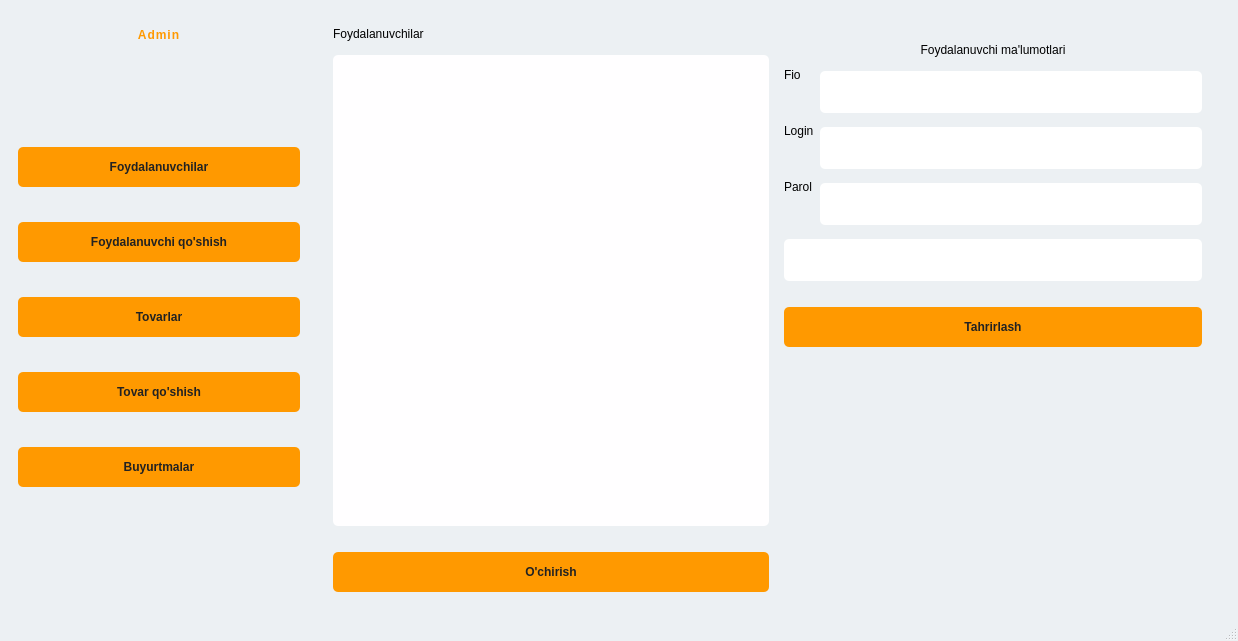
<?xml version="1.0" encoding="UTF-8"?>
<ui version="4.0">
 <class>Admin</class>
 <widget class="QMainWindow" name="Admin">
  <property name="geometry">
   <rect>
    <x>0</x>
    <y>0</y>
    <width>1238</width>
    <height>641</height>
   </rect>
  </property>
  <property name="minimumSize">
   <size>
    <width>900</width>
    <height>500</height>
   </size>
  </property>
  <property name="windowTitle">
   <string>MainWindow</string>
  </property>
  <property name="styleSheet">
   <string notr="true">QMainWindow {
  margin: 0;
  width: 100vw;
  height: 100vh;
  background: #ecf0f3;
  display: flex;
  align-items: center;
  text-align: center;
  justify-content: center;
  place-items: center;
  overflow: hidden;
  font-family: poppins;
}

QFrame {
  position: relative;
  border-radius: 20px;
  box-sizing: border-box;
  background: #ecf0f3;
}
QLabel{
font: 14pt &quot;MS Shell Dlg 2&quot;;
}
QLabel, QLineEdit, #QPushButton {
  display: block;
  width: 100%;
  padding: 0;
  border: none;
  outline: none;
}


QLineEdit,QComboBox { 
text-align: left;
font: 14pt &quot;MS Shell Dlg 2&quot;;
  padding: 5px;
  padding-left: 8px;
  height: 32px;
  border-radius: 5px;
margin-top:8px;
}

QPushButton {
font: 13pt &quot;MS Shell Dlg 2&quot;;
  margin-top: 20px;
  background: #ff9900;
  height: 40px;
  border-radius: 5px;
  font-weight: 600;
color: #222;
}
#label {
font: 16pt &quot;MS Shell Dlg 2&quot;;
  margin-top: 10px;
  font-weight: 900;
  color: #ff9900;
  letter-spacing: 1px;
}


QPushButton:hover {
  background: #333;
color:#ff9900;
}

</string>
  </property>
  <widget class="QWidget" name="centralwidget">
   <layout class="QGridLayout" name="gridLayout">
    <item row="0" column="0">
     <widget class="QFrame" name="frame">
      <property name="minimumSize">
       <size>
        <width>300</width>
        <height>0</height>
       </size>
      </property>
      <property name="maximumSize">
       <size>
        <width>360</width>
        <height>16777215</height>
       </size>
      </property>
      <property name="frameShape">
       <enum>QFrame::StyledPanel</enum>
      </property>
      <property name="frameShadow">
       <enum>QFrame::Raised</enum>
      </property>
      <layout class="QVBoxLayout" name="verticalLayout">
       <property name="spacing">
        <number>15</number>
       </property>
       <item>
        <widget class="QLabel" name="label">
         <property name="text">
          <string>Admin</string>
         </property>
         <property name="alignment">
          <set>Qt::AlignCenter</set>
         </property>
        </widget>
       </item>
       <item>
        <spacer name="verticalSpacer">
         <property name="orientation">
          <enum>Qt::Vertical</enum>
         </property>
         <property name="sizeHint" stdset="0">
          <size>
           <width>20</width>
           <height>70</height>
          </size>
         </property>
        </spacer>
       </item>
       <item>
        <widget class="QPushButton" name="pushButton">
         <property name="text">
          <string>Foydalanuvchilar</string>
         </property>
        </widget>
       </item>
       <item>
        <widget class="QPushButton" name="pushButton_2">
         <property name="text">
          <string>Foydalanuvchi qo'shish</string>
         </property>
        </widget>
       </item>
       <item>
        <widget class="QPushButton" name="pushButton_3">
         <property name="text">
          <string>Tovarlar</string>
         </property>
        </widget>
       </item>
       <item>
        <widget class="QPushButton" name="pushButton_4">
         <property name="text">
          <string>Tovar qo'shish</string>
         </property>
        </widget>
       </item>
       <item>
        <widget class="QPushButton" name="pushButton_5">
         <property name="text">
          <string>Buyurtmalar</string>
         </property>
        </widget>
       </item>
       <item>
        <spacer name="verticalSpacer_5">
         <property name="orientation">
          <enum>Qt::Vertical</enum>
         </property>
         <property name="sizeHint" stdset="0">
          <size>
           <width>20</width>
           <height>40</height>
          </size>
         </property>
        </spacer>
       </item>
       <item>
        <spacer name="verticalSpacer_3">
         <property name="orientation">
          <enum>Qt::Vertical</enum>
         </property>
         <property name="sizeHint" stdset="0">
          <size>
           <width>20</width>
           <height>40</height>
          </size>
         </property>
        </spacer>
       </item>
      </layout>
     </widget>
    </item>
    <item row="0" column="1">
     <widget class="QFrame" name="frame_2">
      <property name="frameShape">
       <enum>QFrame::StyledPanel</enum>
      </property>
      <property name="frameShadow">
       <enum>QFrame::Raised</enum>
      </property>
      <layout class="QGridLayout" name="gridLayout_2">
       <item row="0" column="0">
        <widget class="QStackedWidget" name="stackedWidget">
         <property name="currentIndex">
          <number>0</number>
         </property>
         <widget class="QWidget" name="page">
          <layout class="QGridLayout" name="gridLayout_3">
           <item row="1" column="1" rowspan="2">
            <widget class="QFrame" name="frame_3">
             <property name="frameShape">
              <enum>QFrame::StyledPanel</enum>
             </property>
             <property name="frameShadow">
              <enum>QFrame::Raised</enum>
             </property>
             <layout class="QFormLayout" name="formLayout">
              <item row="1" column="0" colspan="2">
               <widget class="QLabel" name="label_3">
                <property name="text">
                 <string>Foydalanuvchi ma'lumotlari</string>
                </property>
                <property name="alignment">
                 <set>Qt::AlignCenter</set>
                </property>
               </widget>
              </item>
              <item row="2" column="0">
               <widget class="QLabel" name="label_4">
                <property name="text">
                 <string>Fio</string>
                </property>
               </widget>
              </item>
              <item row="2" column="1">
               <widget class="QLineEdit" name="lineEdit"/>
              </item>
              <item row="3" column="0">
               <widget class="QLabel" name="label_5">
                <property name="text">
                 <string>Login</string>
                </property>
               </widget>
              </item>
              <item row="3" column="1">
               <widget class="QLineEdit" name="lineEdit_2"/>
              </item>
              <item row="4" column="0">
               <widget class="QLabel" name="label_6">
                <property name="text">
                 <string>Parol</string>
                </property>
               </widget>
              </item>
              <item row="4" column="1">
               <widget class="QLineEdit" name="lineEdit_3"/>
              </item>
              <item row="7" column="0" colspan="2">
               <widget class="QPushButton" name="pushButton_6">
                <property name="text">
                 <string>Tahrirlash</string>
                </property>
               </widget>
              </item>
              <item row="6" column="0" colspan="2">
               <widget class="QLineEdit" name="lineEdit_4"/>
              </item>
             </layout>
            </widget>
           </item>
           <item row="0" column="0" rowspan="2" colspan="2">
            <widget class="QLabel" name="label_2">
             <property name="text">
              <string>Foydalanuvchilar</string>
             </property>
            </widget>
           </item>
           <item row="2" column="0">
            <widget class="QListWidget" name="listWidget">
             <property name="styleSheet">
              <string notr="true">QWidget { 
text-align: left;
font: 14pt &quot;MS Shell Dlg 2&quot;;
  padding: 5px;
  padding-left: 8px;
  height: 32px;
  border-radius: 5px;
margin-top:8px;
	background-color: rgb(203, 203, 203);
}
QListWidget{
	background-color: rgb(255, 254, 255);
}
</string>
             </property>
            </widget>
           </item>
           <item row="3" column="0">
            <widget class="QPushButton" name="pushButton_8">
             <property name="text">
              <string>O'chirish</string>
             </property>
            </widget>
           </item>
          </layout>
         </widget>
         <widget class="QWidget" name="page_1">
          <layout class="QGridLayout" name="gridLayout_4">
           <item row="0" column="0">
            <widget class="QFrame" name="frame_4">
             <property name="frameShape">
              <enum>QFrame::StyledPanel</enum>
             </property>
             <property name="frameShadow">
              <enum>QFrame::Raised</enum>
             </property>
             <layout class="QFormLayout" name="formLayout_2">
              <item row="0" column="0" colspan="2">
               <widget class="QLabel" name="label_7">
                <property name="text">
                 <string>Foydalanuvchi Qo'shish</string>
                </property>
                <property name="alignment">
                 <set>Qt::AlignCenter</set>
                </property>
               </widget>
              </item>
              <item row="1" column="0">
               <widget class="QLabel" name="label_8">
                <property name="text">
                 <string>Fio</string>
                </property>
               </widget>
              </item>
              <item row="1" column="1">
               <widget class="QLineEdit" name="lineEdit_5"/>
              </item>
              <item row="2" column="0">
               <widget class="QLabel" name="label_9">
                <property name="text">
                 <string>Login</string>
                </property>
               </widget>
              </item>
              <item row="2" column="1">
               <widget class="QLineEdit" name="lineEdit_6"/>
              </item>
              <item row="5" column="0" colspan="2">
               <widget class="QPushButton" name="pushButton_7">
                <property name="text">
                 <string>Qo'shish</string>
                </property>
               </widget>
              </item>
              <item row="3" column="1">
               <widget class="QLineEdit" name="lineEdit_7"/>
              </item>
              <item row="3" column="0">
               <widget class="QLabel" name="label_10">
                <property name="text">
                 <string>Parol</string>
                </property>
               </widget>
              </item>
             </layout>
            </widget>
           </item>
          </layout>
         </widget>
         <widget class="QWidget" name="page_2">
          <layout class="QGridLayout" name="gridLayout_5">
           <item row="0" column="0" rowspan="2" colspan="2">
            <widget class="QLabel" name="label_15">
             <property name="text">
              <string>Tovarlar</string>
             </property>
            </widget>
           </item>
           <item row="1" column="1" rowspan="2">
            <widget class="QFrame" name="frame_5">
             <property name="frameShape">
              <enum>QFrame::StyledPanel</enum>
             </property>
             <property name="frameShadow">
              <enum>QFrame::Raised</enum>
             </property>
             <layout class="QFormLayout" name="formLayout_3">
              <item row="1" column="0" colspan="2">
               <widget class="QLabel" name="label_11">
                <property name="text">
                 <string>Tovar ma'lumotlari</string>
                </property>
                <property name="alignment">
                 <set>Qt::AlignCenter</set>
                </property>
               </widget>
              </item>
              <item row="2" column="0">
               <widget class="QLabel" name="label_12">
                <property name="text">
                 <string>Nomi:</string>
                </property>
               </widget>
              </item>
              <item row="2" column="1">
               <widget class="QLineEdit" name="lineEdit_8"/>
              </item>
              <item row="3" column="0">
               <widget class="QLabel" name="label_13">
                <property name="text">
                 <string>Kategoriyasi</string>
                </property>
               </widget>
              </item>
              <item row="3" column="1">
               <widget class="QComboBox" name="comboBox">
                <item>
                 <property name="text">
                  <string>TV</string>
                 </property>
                </item>
                <item>
                 <property name="text">
                  <string>Laptop</string>
                 </property>
                </item>
                <item>
                 <property name="text">
                  <string>Mobile</string>
                 </property>
                </item>
                <item>
                 <property name="text">
                  <string>aksesuar</string>
                 </property>
                </item>
                <item>
                 <property name="text">
                  <string>maishiy</string>
                 </property>
                </item>
               </widget>
              </item>
              <item row="4" column="1">
               <widget class="QLineEdit" name="lineEdit_10"/>
              </item>
              <item row="9" column="0" colspan="2">
               <widget class="QLineEdit" name="lineEdit_12"/>
              </item>
              <item row="10" column="0" colspan="2">
               <widget class="QPushButton" name="pushButton_10">
                <property name="text">
                 <string>Tahrirlash</string>
                </property>
               </widget>
              </item>
              <item row="4" column="0">
               <widget class="QLabel" name="label_14">
                <property name="text">
                 <string>Soni:</string>
                </property>
               </widget>
              </item>
              <item row="5" column="1">
               <widget class="QLineEdit" name="lineEdit_11"/>
              </item>
              <item row="5" column="0">
               <widget class="QLabel" name="label_16">
                <property name="text">
                 <string>Narxi:</string>
                </property>
               </widget>
              </item>
             </layout>
            </widget>
           </item>
           <item row="2" column="0">
            <widget class="QListWidget" name="listWidget_2">
             <property name="styleSheet">
              <string notr="true">QWidget { 
text-align: left;
font: 14pt &quot;MS Shell Dlg 2&quot;;
  padding: 5px;
  padding-left: 8px;
  height: 32px;
  border-radius: 5px;
margin-top:8px;
	background-color: rgb(203, 203, 203);
}
QListWidget{
	background-color: rgb(255, 254, 255);
}
</string>
             </property>
            </widget>
           </item>
           <item row="3" column="0">
            <widget class="QPushButton" name="pushButton_9">
             <property name="text">
              <string>O'chirish</string>
             </property>
            </widget>
           </item>
          </layout>
         </widget>
         <widget class="QWidget" name="page_3">
          <layout class="QGridLayout" name="gridLayout_6">
           <item row="0" column="0">
            <widget class="QFrame" name="frame_6">
             <property name="frameShape">
              <enum>QFrame::StyledPanel</enum>
             </property>
             <property name="frameShadow">
              <enum>QFrame::Raised</enum>
             </property>
             <layout class="QFormLayout" name="formLayout_4">
              <item row="0" column="0" colspan="2">
               <widget class="QLabel" name="label_17">
                <property name="text">
                 <string>Tovar Qo'shish</string>
                </property>
                <property name="alignment">
                 <set>Qt::AlignCenter</set>
                </property>
               </widget>
              </item>
              <item row="1" column="0">
               <widget class="QLabel" name="label_18">
                <property name="text">
                 <string>Nomi:</string>
                </property>
               </widget>
              </item>
              <item row="1" column="1">
               <widget class="QLineEdit" name="lineEdit_13"/>
              </item>
              <item row="2" column="0">
               <widget class="QLabel" name="label_19">
                <property name="text">
                 <string>Kategroriyasi:</string>
                </property>
               </widget>
              </item>
              <item row="4" column="0">
               <widget class="QLabel" name="label_20">
                <property name="text">
                 <string>Soni:</string>
                </property>
               </widget>
              </item>
              <item row="4" column="1">
               <widget class="QLineEdit" name="lineEdit_15"/>
              </item>
              <item row="6" column="0" colspan="2">
               <widget class="QPushButton" name="pushButton_11">
                <property name="text">
                 <string>Qo'shish</string>
                </property>
               </widget>
              </item>
              <item row="5" column="0">
               <widget class="QLabel" name="label_21">
                <property name="text">
                 <string>Narxi:</string>
                </property>
               </widget>
              </item>
              <item row="5" column="1">
               <widget class="QLineEdit" name="lineEdit_16"/>
              </item>
              <item row="2" column="1">
               <widget class="QComboBox" name="comboBox_2">
                <item>
                 <property name="text">
                  <string>TV</string>
                 </property>
                </item>
                <item>
                 <property name="text">
                  <string>Laptop</string>
                 </property>
                </item>
                <item>
                 <property name="text">
                  <string>Mobile</string>
                 </property>
                </item>
                <item>
                 <property name="text">
                  <string>aksesuar</string>
                 </property>
                </item>
                <item>
                 <property name="text">
                  <string>maishiy</string>
                 </property>
                </item>
               </widget>
              </item>
             </layout>
            </widget>
           </item>
          </layout>
         </widget>
         <widget class="QWidget" name="page_4">
          <layout class="QGridLayout" name="gridLayout_7">
           <item row="1" column="0">
            <widget class="QTableView" name="tableView">
             <property name="styleSheet">
              <string notr="true">QWidget { 
text-align: left;
font: 12pt &quot;MS Shell Dlg 2&quot;;
  padding: 5px;
  padding-left: 8px;
  height: 40px;
  border-radius: 5px;
margin-top:8px;
	background-color: rgb(203, 203, 203);
}
QTableView{
	background-color: rgb(255, 254, 255);
}
</string>
             </property>
            </widget>
           </item>
           <item row="0" column="0">
            <widget class="QLabel" name="label_22">
             <property name="text">
              <string>Buyurtmalar</string>
             </property>
             <property name="alignment">
              <set>Qt::AlignCenter</set>
             </property>
            </widget>
           </item>
          </layout>
         </widget>
        </widget>
       </item>
      </layout>
     </widget>
    </item>
   </layout>
  </widget>
  <widget class="QMenuBar" name="menubar">
   <property name="geometry">
    <rect>
     <x>0</x>
     <y>0</y>
     <width>1238</width>
     <height>26</height>
    </rect>
   </property>
  </widget>
  <widget class="QStatusBar" name="statusbar"/>
 </widget>
 <resources/>
 <connections/>
</ui>
